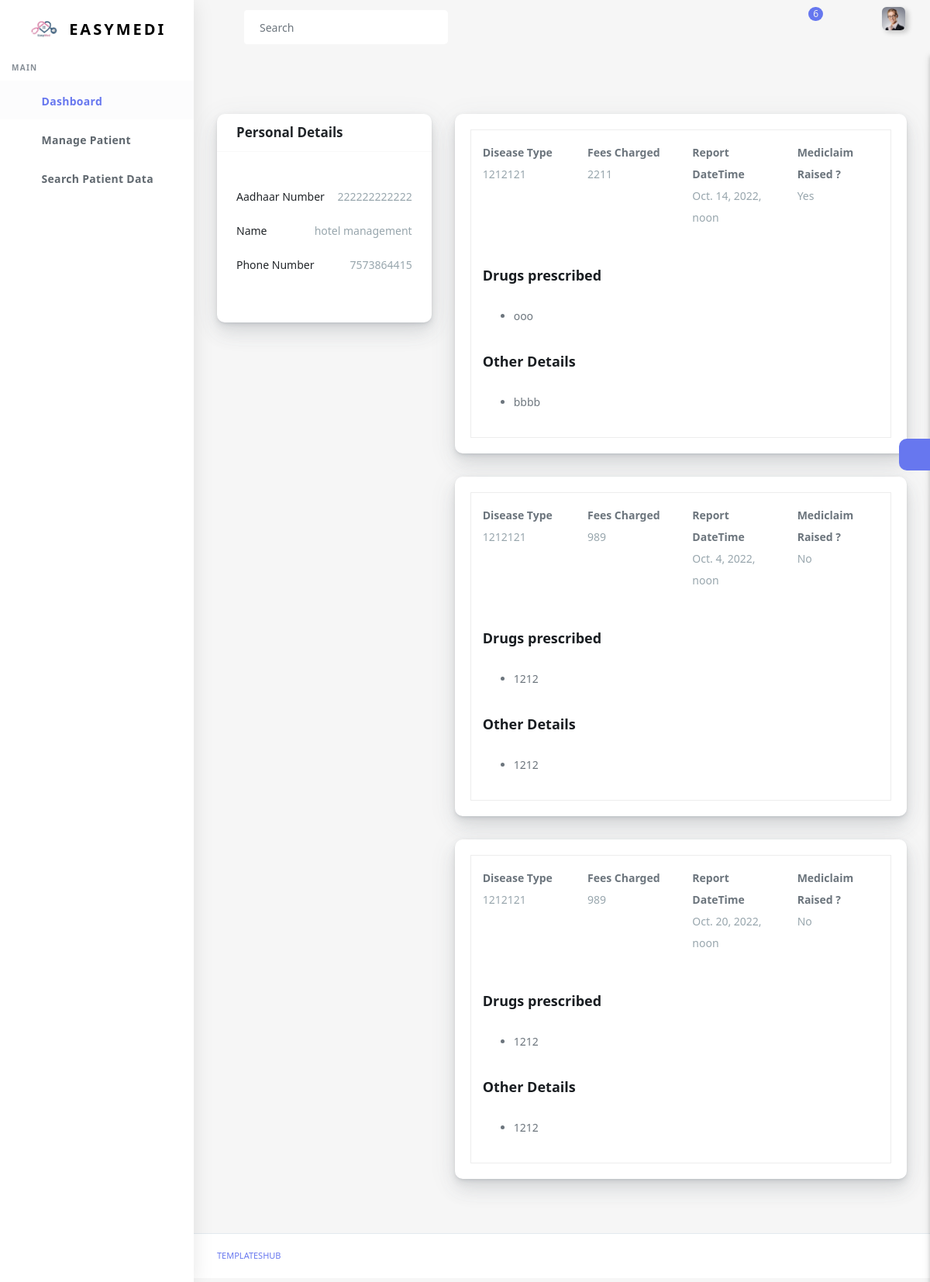
Screenshot of /diseasedata/222222222222/ with the database file from the repository.
### HospitalApp/models/PatientModel.py (models this page shows, shortened)
class tbl_patient_information(models.Model):
    AadhaarId = models.IntegerField(primary_key= True)
    name = models.CharField(max_length=100)
    number = models.CharField(max_length=15)
    dob = models.DateField()
    gender = models.CharField(max_length=15)
    category = models.CharField(max_length=15)
    address = models.CharField(max_length=253)
    bloodgroup = models.CharField(max_length=50)
    bloodpressure = models.CharField(max_length=500)
    diabetes = models.CharField(max_length=500)
    colestrol = models.CharField(max_length=500)
    familydoctor_name = models.CharField(max_length=50)
    doctor_number = models.CharField(max_length=15)
    allergies = models.CharField(max_length=500)
    surgeryhistory = models.CharField(max_length=500)
    AddedBy= models.IntegerField()
    created_at = models.DateTimeField(auto_now_add=True)

class tbl_patient_disease(models.Model):
    DiseaseID= models.AutoField(primary_key= True)
    AadhaarId = models.IntegerField()
    PatientName = models.CharField(max_length=100)
    PatientNumber = models.CharField(max_length=15)
    DiseaseType = models.CharField(max_length=512)
    ReportDateTime = models.DateTimeField()
    FeesCharged = models.CharField(max_length=512)
    MediclaimRaised  = models.CharField(max_length=15)
    DrugsPrescribed = models.CharField(max_length=512)
    OtherDetails = models.CharField(max_length=512)
    AddedBy= models.IntegerField()
    created_at = models.DateTimeField(auto_now_add=True)

### HospitalApp/views/patient_disease.py (the view)
# urls.py: path('diseasedata/<int:pk>/',patient_disease.ViewDiseaseData, name='ViewDiseaseData'),
def ViewDiseaseData(request,pk):
    patient_info_obj = tbl_patient_information.objects.filter(AadhaarId=pk).values()
    patient_disease = tbl_patient_disease.objects.filter(AadhaarId=pk).values().all()
    context = {
       'personaldata': patient_info_obj,
        'diseasedata': patient_disease
    }
    return render(request, 'dashboard/patient-disease-data.html',context)

### templates/dashboard/patient-disease-data.html (shortened to what this page needs)
{% extends './dash-base.html' %}
{% block content %}
<div class="main-content">
    <section class="section">
      <div class="section-body">
        <div class="row mt-sm-4">
          <div class="col-12 col-md-12 col-lg-4">
            {% for personal in personaldata %}
            <div class="card">
              <div class="card-header">
                <h4>Personal Details</h4>
              </div>
              <div class="card-body">
                <div class="py-4">
                  <p class="clearfix">
                    <span class="float-left">
                      Aadhaar Number
                    </span>
                    <span class="float-right text-muted">
                    {{personal.AadhaarId}}
                    </span>
                  </p>
                  <p class="clearfix">
                    <span class="float-left">
                      Name
                    </span>
                    <span class="float-right text-muted">
                    {{personal.name}}
                    </span>
                  </p>
                  <p class="clearfix">
                    <span class="float-left">
                      Phone Number
                    </span>
                    <span class="float-right text-muted">
                    {{personal.number}}
                    </span>
                  </p>
                </div>
              </div>
            </div>
            {% endfor %}
          </div>
          <div class="col-12 col-md-12 col-lg-8">
            {% for diseasedata in diseasedata %}
            <div class="card">
              <div class="padding-20">
                <ul class="nav nav-tabs" id="myTab2" role="tablist">
                </ul>
                <div class="tab-content tab-bordered" id="myTab3Content">
                  <div class="tab-pane fade show active" id="about" role="tabpanel" aria-labelledby="home-tab2">
                    <div class="row">
                      <div class="col-md-3 col-6 b-r">
                        <strong>Disease Type</strong>
                        <br>
                        <p class="text-muted"> {{diseasedata.DiseaseType}}</p>
                      </div>
                      <div class="col-md-3 col-6 b-r">
                        <strong>Fees Charged</strong>
                        <br>
                        <p class="text-muted"> {{diseasedata.FeesCharged}}</p>
                      </div>
                      <div class="col-md-3 col-6 b-r">
                        <strong>Report DateTime</strong>
                        <br>
                        <p class="text-muted"> {{diseasedata.ReportDateTime}}</p>
                      </div>
                      <div class="col-md-3 col-6">
                        <strong>Mediclaim Raised ?</strong>
                        <br>
                        <p class="text-muted"> {{diseasedata.MediclaimRaised}}</p>
                      </div>
                    </div>
                    <div class="section-title">Drugs prescribed</div>
                    <ul>
                      <li>{{diseasedata.DrugsPrescribed}}</li>
                    </ul>
                    <div class="section-title">Other Details</div>
                    <ul>
                      <li>{{diseasedata.OtherDetails}}</li>
                    </ul>
                  </div>
                </div>
              </div>
            </div>
            {% endfor %}
          </div>
        </div>
      </div>
    </section>
    <div class="settingSidebar">
      <a href="javascript:void(0)" class="settingPanelToggle"> <i class="fa fa-spin fa-cog"></i>
      </a>
    </div>
  </div>
{% endblock %}

### rows the page displays
tbl_patient_information: AadhaarId "222222222222", name "hotel management", number "7573864415"
tbl_patient_disease: DiseaseType "1212121", FeesCharged "2211", ReportDateTime "Oct. 14, 2022, noon", MediclaimRaised "Yes", DrugsPrescribed "ooo", OtherDetails "bbbb"
tbl_patient_disease: DiseaseType "1212121", FeesCharged "989", ReportDateTime "Oct. 4, 2022, noon", MediclaimRaised "No", DrugsPrescribed "1212", OtherDetails "1212"
tbl_patient_disease: DiseaseType "1212121", FeesCharged "989", ReportDateTime "Oct. 20, 2022, noon", MediclaimRaised "No", DrugsPrescribed "1212", OtherDetails "1212"
